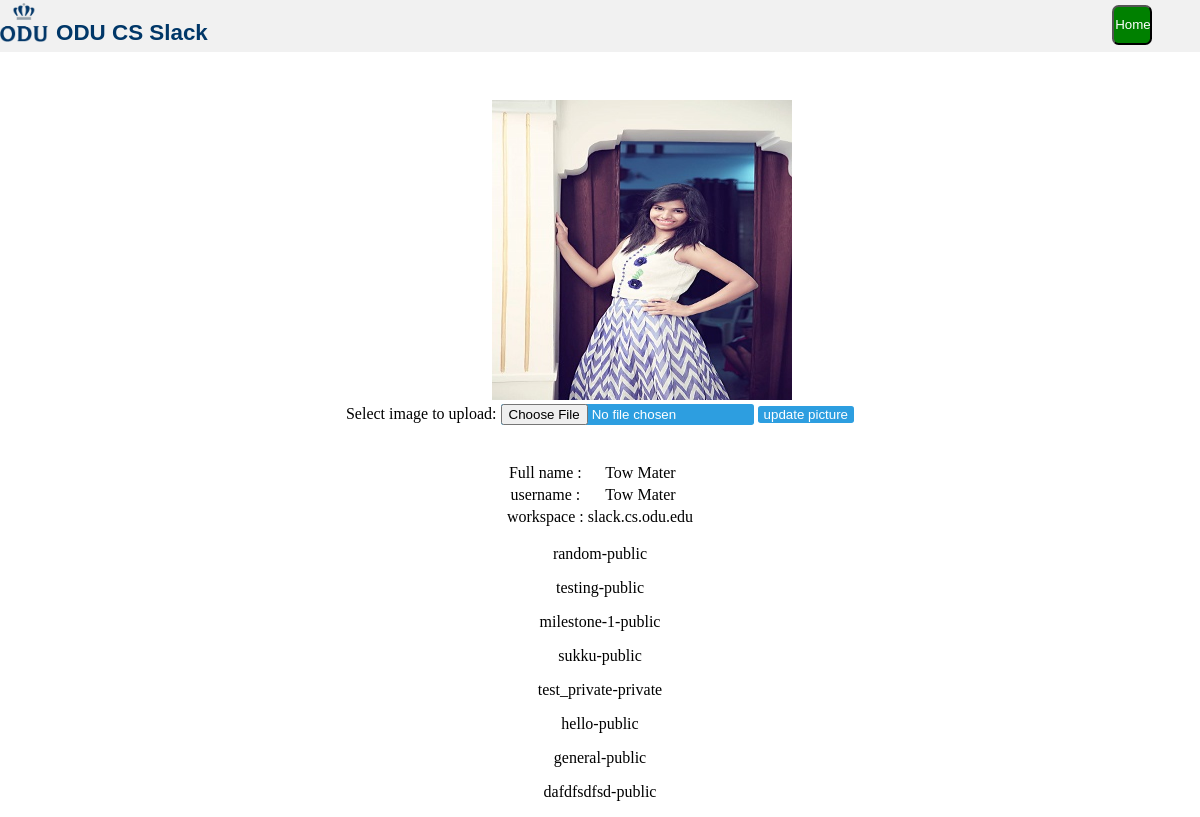
Page /php/userprofile.php (signed in) on the committed database.
### tables this page shows
CREATE TABLE IF NOT EXISTS `users` (
  `user_id` int(11) NOT NULL AUTO_INCREMENT,
  `email_id` varchar(200) NOT NULL,
  `full_name` varchar(100) NOT NULL,
  `display_name` varchar(100) NOT NULL,
  `password` varchar(20) NOT NULL,
  `work_space_url` varchar(500) NOT NULL,
  `description` varchar(500) NOT NULL,
  `status` varchar(100) NOT NULL,
  `phone_number` varchar(15) NOT NULL,
  `time_zone` varchar(30) NOT NULL,
  `skype_id` varchar(30) NOT NULL,
  `picture` varchar(100) NOT NULL DEFAULT '../images/default.png',
  `mode` varchar(20) NOT NULL,
  `timestamp` timestamp NOT NULL,
  PRIMARY KEY (`user_id`),
  KEY `work_space_url` (`work_space_url`)
);

CREATE TABLE IF NOT EXISTS `channel_users` (
  `channel_id` int(11) NOT NULL,
  `user_id` int(11) NOT NULL,
  `joined_date` timestamp NOT NULL,
  `left_date` timestamp NOT NULL,
  KEY `channel_id_channel_users` (`channel_id`),
  KEY `channel_users_user_id` (`user_id`)
);

CREATE TABLE IF NOT EXISTS `channels` (
  `channel_id` int(11) NOT NULL AUTO_INCREMENT,
  `channel_name` varchar(100) NOT NULL,
  `work_space_url` varchar(500) NOT NULL,
  `privacy_settings` varchar(100) NOT NULL,
  `purpose` varchar(200) NOT NULL,
  `user_id` int(11) NOT NULL,
  `timestamp` timestamp NOT NULL,
  `archieved_status` varchar(20) NOT NULL DEFAULT 'unarchieved',
  PRIMARY KEY (`channel_id`),
  KEY `wokr_space_url_channels` (`work_space_url`),
  KEY `user_id_channels` (`user_id`)
);

### php/userprofile.php (the view, shortened to what this page needs)
<!DOCTYPE html>
<html lang="en">
<head>
    <link rel="stylesheet" type="text/css" href="../css/login.css">
</head>
<body>
<?php
include("connect.php");
$email=$_SESSION['email'];
$query = mysqli_query($conn,"select * from users where email_id='".mysqli_real_escape_string($conn,$email)."'");
$res=mysqli_fetch_row($query);
?>
<div id="topbar" >
    <div ><img id="logo"  src="../images/logo.jpg"></div>
    <div class="logo-text">ODU CS Slack</div>
    <div class="login-button"><form action="home.php"><input id="signin-button" type="submit" value="Home"></form></div>
</div>
    <div style="text-align: center;">
        <div ><img style="height: 300px; width: 300px; margin-left:7%; margin-top: 4%;" src="<?php echo $res[11]; ?>"/>
        <form action="upload_picture.php" method="post" enctype="multipart/form-data">
                Select image to upload:
                <input class="image_upload_class" type="file" name="fileToUpload" id="fileToUpload">
                <input class="image_upload_class"  type="submit" value="update picture" name="submit">
            </form>
        </div>
        <div >
            <br>
            <br>
            <table align="center">
                <tr>
                    <td>Full name :</td>
                    <td><?php echo $res[2]; ?></td>
                </tr>
                <tr>
                    <td>username :</td>
                    <td><?php echo $res[3]; ?></td>
                </tr>
                <tr>
                    <td>workspace :</td>
                    <td><?php echo $res[5]; ?></td>
                </tr>
            </table>
        </div>
    <?php
    $sql_user_id = "SELECT user_id from users where email_id='".mysqli_real_escape_string($conn,$email)."'";
    $result_user_id = $conn->query($sql_user_id);
    if ($result_user_id->num_rows > 0) {
        while($row_user_id = $result_user_id->fetch_assoc()) {
            $user_id_channel=$row_user_id["user_id"];
        }
    } else {
    }
    $sql_channel_ids = "SELECT channel_id from channel_users where user_id='".mysqli_real_escape_string($conn,$user_id_channel)."'";
    $result_channel_id = $conn->query($sql_channel_ids);
    if($result_channel_id->num_rows>0){
        while($result_channel_users=$result_channel_id->fetch_assoc()){
            $channel_id_a=$result_channel_users["channel_id"];
                $sql_channels_display="SELECT channel_name from channels where channel_id='".mysqli_real_escape_string($conn,$channel_id_a)."'";
            $result_channel_display = $conn->query($sql_channels_display);
            $result_set_display=$result_channel_display->fetch_assoc();
            $sql_channels_display_settings="SELECT privacy_settings from channels where channel_id='".mysqli_real_escape_string($conn,$channel_id_a)."'";
            $result_channel_display_settings = $conn->query($sql_channels_display_settings);
            $result_set_display_settings=$result_channel_display_settings->fetch_assoc();
                echo "<p> ".$result_set_display["channel_name"]."-".$result_set_display_settings["privacy_settings"] ."</p>";
        }
    }
    else{
    }
    ?>
</div>
</body>
</html>

### css/login.css (style rules this page uses)
body { margin:0; padding:0; background-color:#FFFFFF; }
.login-button { float: right; margin-right: 4%; }
#signin-button { padding-left: 2%; padding-right: 2%; margin-top: 12%; height: 40px; width: 100%; background-color: green; border-radius: 0.5em; color: white; }
#topbar { float: left; padding-bottom:0.5%; width:100%; height: 10%; background-color:#F1F1F1; }
#logo { float:left; margin-right:8px; margin-top:3px; height:150%; width: 4%; }
.logo-text { float:left; color: #003768; margin-top:20px; font-family: sans-serif; font-weight: 700; font-size: 140%; }

### php/userprofile.php (style rules this page uses)
.image_upload_class { border: none; background-color: #2D9EE0; border-radius: 0.2em; color: #FFFFFF; }

### rows in the picture
users: picture (picture), full_name "Tow Mater", display_name "Tow Mater", work_space_url "slack.cs.odu.edu"
channel_users: channel.channel_name "random", channel.privacy_settings "public"
channel_users: channel.channel_name "testing", channel.privacy_settings "public"
channel_users: channel.channel_name "milestone-1", channel.privacy_settings "public"
channel_users: channel.channel_name "sukku", channel.privacy_settings "public"
channel_users: channel.channel_name "test_private", channel.privacy_settings "private"
channel_users: channel.channel_name "hello", channel.privacy_settings "public"
channel_users: channel.channel_name "general", channel.privacy_settings "public"
channel_users: channel.channel_name "dafdfsdfsd", channel.privacy_settings "public"
